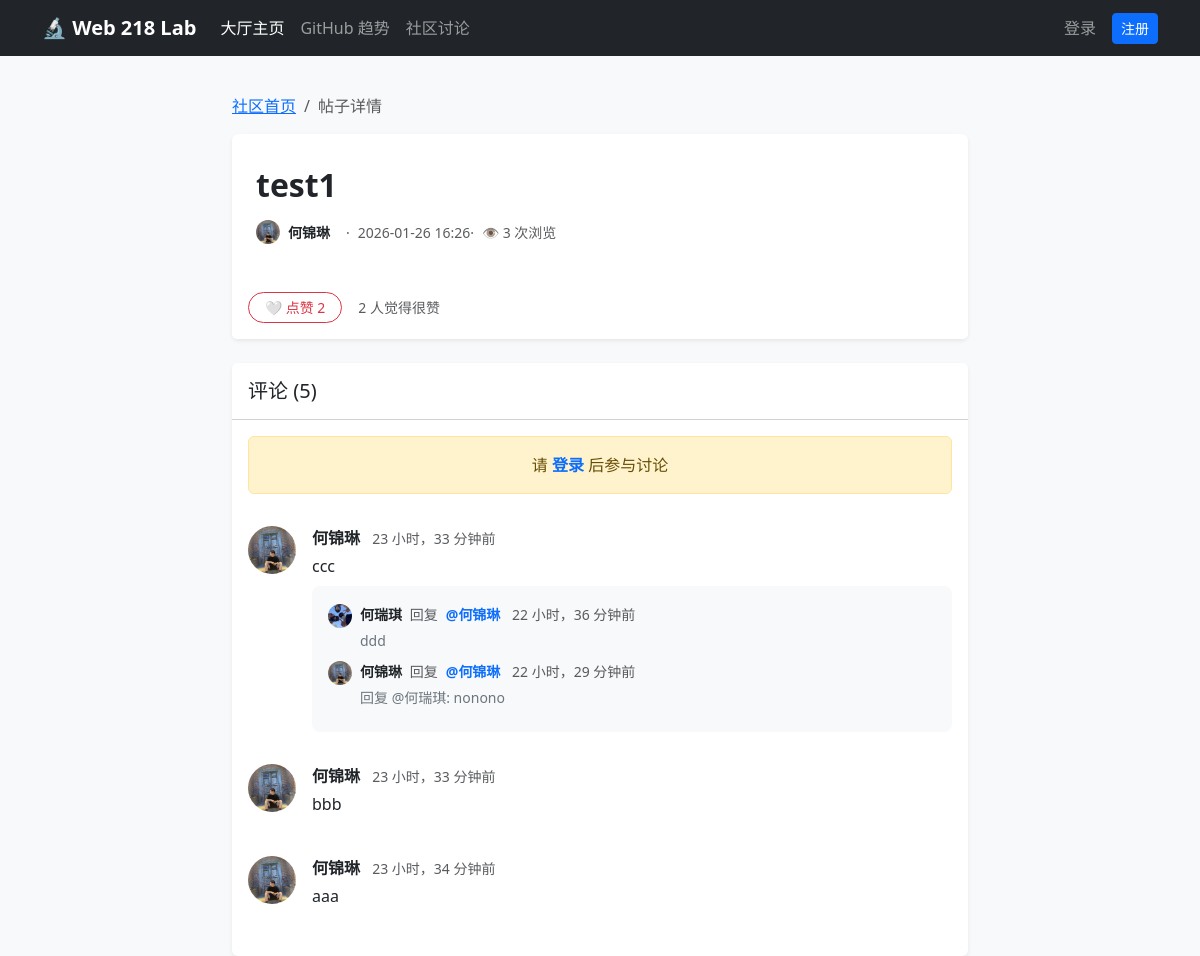
Screenshot of /community/post/2/ with the database file from the repository.
### community/models.py (models this page shows, shortened)
class Post(models.Model):
    title = models.CharField('标题', max_length=200)
    content = models.TextField('内容')
    author = models.ForeignKey(
        settings.AUTH_USER_MODEL,
        on_delete=models.CASCADE,
        related_name='posts',
        verbose_name='作者'
    )
    tags = models.ManyToManyField(
        Tag,
        verbose_name='标签',
        blank=True, # 允许不选标签
        related_name='posts'
    )
    likes = models.ManyToManyField(
        settings.AUTH_USER_MODEL,
        related_name='liked_posts',
        blank=True,
        verbose_name='点赞用户'
    )
    views = models.PositiveIntegerField('浏览量', default=0)
    created_at = models.DateTimeField('发布时间', auto_now_add=True)
    updated_at = models.DateTimeField('更新时间', auto_now=True)
    class Meta:
        verbose_name = '帖子'
        verbose_name_plural = verbose_name
        ordering = ['-created_at']

class Comment(models.Model):
    post = models.ForeignKey(
        Post,
        on_delete=models.CASCADE,
        related_name='comments',
        verbose_name='所属帖子'
    )
    author = models.ForeignKey(
        settings.AUTH_USER_MODEL,
        on_delete=models.CASCADE,
        verbose_name='评论者'
    )
    content = models.TextField('评论内容')
    created_at = models.DateTimeField('评论时间', auto_now_add=True)
    parent = models.ForeignKey('self', null=True, blank=True, on_delete=models.CASCADE, related_name='replies')
    class Meta:
        verbose_name = '评论'
        verbose_name_plural = verbose_name
        ordering = ['created_at']

### user_app/models.py (models this page shows, shortened)
class CustomUser(AbstractUser):
    email = models.EmailField(unique=True, verbose_name='邮箱地址')
    nickname = models.CharField(max_length=50, blank=True, verbose_name='昵称')
    bio = models.TextField(max_length=500, blank=True, verbose_name='个人简介')
    avatar = models.ImageField(upload_to=user_avatar_path, blank=True, null=True, verbose_name='头像')
    email_verified = models.BooleanField(default=False, verbose_name='邮箱已验证')
    following = models.ManyToManyField(
        'self',
        symmetrical=False,
        related_name='followers',
        blank=True,
        verbose_name='关注的人'
    )
    class Meta:
        verbose_name = '用户'
        verbose_name_plural = verbose_name

### community/views.py (the view)
# urls.py: path('post/<int:pk>/', views.post_detail, name='post_detail'),
def post_detail(request, pk):
    post = get_object_or_404(Post, pk=pk)
    is_liked = False
    if request.user.is_authenticated:
        if post.likes.filter(id=request.user.id).exists():
            is_liked = True
    if request.method == 'POST':
        if not request.user.is_authenticated:
            return redirect('user_app:login')
        form = CommentForm(request.POST)
        if form.is_valid():
            comment = form.save(commit=False)
            comment.post = post
            comment.author = request.user
            parent_id = request.POST.get('parent_id')
            notification_recipient = None
            if parent_id:
                try:
                    target_comment = Comment.objects.get(id=parent_id)
                    if target_comment.parent:
                        comment.parent = target_comment.parent
                        comment.content = f"回复 @{target_comment.author.nickname or target_comment.author.username}: {comment.content}"
                        notification_recipient = target_comment.author
                    else:
                        comment.parent = target_comment
                        notification_recipient = target_comment.author
                except Comment.DoesNotExist:
                    pass
            else:
                if post.author != request.user:
                    notification_recipient = post.author
            comment.save()
            if notification_recipient and notification_recipient != request.user:
                verb = 'reply' if parent_id else 'comment'
                Notification.objects.create(
                    recipient=notification_recipient,
                    actor=request.user,
                    verb=verb,
                    target_url=reverse('community:post_detail', args=[pk]) + f"#comment-{comment.id}",
                    content=comment.content[:50]
                )
            return redirect('community:post_detail', pk=pk)
    else:
        form = CommentForm()
        session_key = f'viewed_post_{post.pk}'
        if not request.session.get(session_key):
            post.views += 1
            post.save(update_fields=['views'])
            request.session[session_key] = True
    comments = post.comments.filter(parent=None).order_by('-created_at')
    context = {
        'post': post,
        'comments': comments,
        'form': form,
        'is_liked': is_liked,
    }
    return render(request, 'community/post_detail.html', context)

### notifications/context_processors.py (called while the page is built)
def unread_count(request):
    if request.user.is_authenticated:
        count = Notification.objects.filter(recipient=request.user, is_read=False).count()
        return {'unread_notification_count': count}
    return {}

### community/templates/community/post_detail.html (shortened to what this page needs)
{% extends 'base.html' %}
{% block content %}
<div class="row justify-content-center">
    <div class="col-md-8">
        <nav aria-label="breadcrumb">
            <ol class="breadcrumb">
                <li class="breadcrumb-item"><a href="{% url 'community:post_list' %}">社区首页</a></li>
                <li class="breadcrumb-item active" aria-current="page">帖子详情</li>
            </ol>
        </nav>
        <div class="card shadow-sm mb-4 border-0">
            <div class="card-body p-4">
                <h2 class="card-title fw-bold mb-3">{{ post.title }}</h2>
                <div class="d-flex align-items-center mb-4 text-muted small">
                    <div class="d-flex align-items-center me-3">
                        <a href="{% url 'user_app:public_profile' post.author.pk %}" class="text-decoration-none d-flex align-items-center text-dark">
                            {% if post.author.avatar %}
                                <img src="{{ post.author.avatar.url }}" class="rounded-circle me-2" width="24" height="24">
                            {% else %}
                                <div class="rounded-circle bg-secondary text-white d-flex align-items-center justify-content-center me-2" style="width: 24px; height: 24px;">
                                    {{ post.author.username.0|upper }}
                                </div>
                            {% endif %}
                            <span class="fw-bold">{{ post.author.nickname|default:post.author.username }}</span>
                        </a>
                    </div>
                    <span class="me-2">·</span>
                    <span>{{ post.created_at|date:"Y-m-d H:i" }}</span>
                    <span class="me-2">·</span>
                    <span>👁️ {{ post.views }} 次浏览</span>
                </div>
                <link rel="stylesheet" href="https://unpkg.com/vditor/dist/index.css" />
            </div>
            <div class="card-footer bg-white border-top-0 pb-3 pt-0">
                <div class="d-flex align-items-center">
                    <form action="{% url 'community:like_post' post.pk %}" method="post">
                        {% if is_liked %}
                            <button type="submit" class="btn btn-danger btn-sm rounded-pill px-3">
                                ❤️ 已赞 {{ post.likes.count }}
                            </button>
                        {% else %}
                            <button type="submit" class="btn btn-outline-danger btn-sm rounded-pill px-3">
                                🤍 点赞 {{ post.likes.count }}
                            </button>
                        {% endif %}
                    </form>
                    <small class="text-muted ms-3">
                        {{ post.likes.count }} 人觉得很赞
                    </small>
                </div>
            </div>
        </div>
        <div class="card shadow-sm border-0" id="comments-section">
            <div class="card-header bg-white py-3">
                <h5 class="mb-0">评论 ({{ post.comments.count }})</h5>
            </div>
            <div class="card-body">
                {% if user.is_authenticated %}
                <div class="mb-5">
                    <form method="post" id="commentForm">
                        {% csrf_token %}
                        <input type="hidden" name="parent_id" id="parentIdField" value="">
                        <div id="replyAlert" class="alert alert-info py-2 d-none align-items-center justify-content-between">
                            <small>
                                ↩️ 正在回复 <strong id="replyTarget">某人</strong>
                            </small>
                            <button type="button" class="btn-close btn-sm" onclick="cancelReply()"></button>
                        </div>
                        <div class="mb-2">
                            {{ form.content }}
                        </div>
                        <div class="d-flex justify-content-end">
                            <button type="submit" class="btn btn-primary px-4">发表评论</button>
                        </div>
                    </form>
                </div>
                {% else %}
                <div class="alert alert-warning text-center mb-4">
                    请 <a href="{% url 'user_app:login' %}?next={{ request.path }}" class="fw-bold text-decoration-none">登录</a> 后参与讨论
                </div>
                {% endif %}
                <div class="list-group list-group-flush">
                    {% for comment in comments %}
                    <div class="list-group-item px-0 border-bottom-0 mb-3" id="comment-{{ comment.id }}">
                        <div class="d-flex">
                            <a href="{% url 'user_app:public_profile' comment.author.pk %}" class="flex-shrink-0 me-3 text-decoration-none">
                                {% if comment.author.avatar %}
                                    <img src="{{ comment.author.avatar.url }}" class="rounded-circle" width="48" height="48" style="object-fit: cover;">
                                {% else %}
                                    <div class="rounded-circle bg-secondary text-white d-flex align-items-center justify-content-center" style="width: 48px; height: 48px; font-size: 1.2rem;">
                                        {{ comment.author.username.0|upper }}
                                    </div>
                                {% endif %}
                            </a>
                            <div class="flex-grow-1">
                                <div class="d-flex justify-content-between align-items-center mb-1">
                                    <div>
                                        <a href="{% url 'user_app:public_profile' comment.author.pk %}" class="fw-bold me-2 text-decoration-none text-dark">
                                            {{ comment.author.nickname|default:comment.author.username }}
                                        </a>
                                        <small class="text-muted">{{ comment.created_at|timesince }}前</small>
                                    </div>
                                </div>
                                <p class="mb-2 text-dark text-break">{{ comment.content }}</p>
                                {% if comment.replies.all %}
                                <div class="bg-light p-3 rounded-3 mt-2">
                                    {% for reply in comment.replies.all %}
                                    <div class="d-flex mb-2" id="comment-{{ reply.id }}">
                                        <a href="{% url 'user_app:public_profile' reply.author.pk %}" class="me-2 text-decoration-none">
                                            {% if reply.author.avatar %}
                                                <img src="{{ reply.author.avatar.url }}" class="rounded-circle" width="24" height="24" style="object-fit: cover;">
                                            {% else %}
                                                <div class="rounded-circle bg-secondary text-white d-flex align-items-center justify-content-center" style="width: 24px; height: 24px; font-size: 10px;">
                                                    {{ reply.author.username.0|upper }}
                                                </div>
                                            {% endif %}
                                        </a>
                                        <div class="flex-grow-1">
                                            <a href="{% url 'user_app:public_profile' reply.author.pk %}" class="fw-bold small text-decoration-none text-dark">
                                                {{ reply.author.nickname|default:reply.author.username }}
                                            </a>
                                            <span class="text-muted small mx-1">回复</span>
                                            <a href="{% url 'user_app:public_profile' comment.author.pk %}" class="fw-bold small text-primary text-decoration-none">
                                                @{{ comment.author.nickname|default:comment.author.username }}
                                            </a>
                                            <span class="text-muted small ms-2">{{ reply.created_at|timesince }}前</span>
                                            <p class="mb-0 small text-secondary mt-1 text-break">{{ reply.content }}</p>
                                        </div>
                                    </div>
                                    {% endfor %}
                                </div>
                                {% endif %}
                            </div>
                        </div>
                    </div>
                    {% empty %}
                    <div class="text-center py-5 text-muted">
                        <div class="display-4 mb-2">🛋️</div>
                        <p>还没有人评论，快来抢沙发！</p>
                    </div>
                    {% endfor %}
                </div>
            </div>
        </div>
    </div>
</div>
{% endblock %}

### templates/base.html (style rules this page uses)
body { padding-top: 70px; }
img, video, iframe { max-width: 100%; height: auto; }
img.rounded-circle { object-fit: cover !important; aspect-ratio: 1 / 1 !important; height: auto; }

### rows the page displays
Post: title "test1", author.avatar (picture), author.nickname "何锦琳", created_at "2026-01-26 16:26", views "3", likes.count "2", comments.count "5"
Comment: author.avatar (picture), author.nickname "何锦琳", created_at "23 小时，33 分钟", content "ccc"
Comment: author.avatar (picture), author.nickname "何瑞琪", created_at "22 小时，36 分钟", content "ddd"
Comment: author.avatar (picture), author.nickname "何锦琳", created_at "22 小时，29 分钟", content "回复 @何瑞琪: nonono"
Comment: author.avatar (picture), author.nickname "何锦琳", created_at "23 小时，33 分钟", content "bbb"
Comment: author.avatar (picture), author.nickname "何锦琳", created_at "23 小时，34 分钟", content "aaa"
